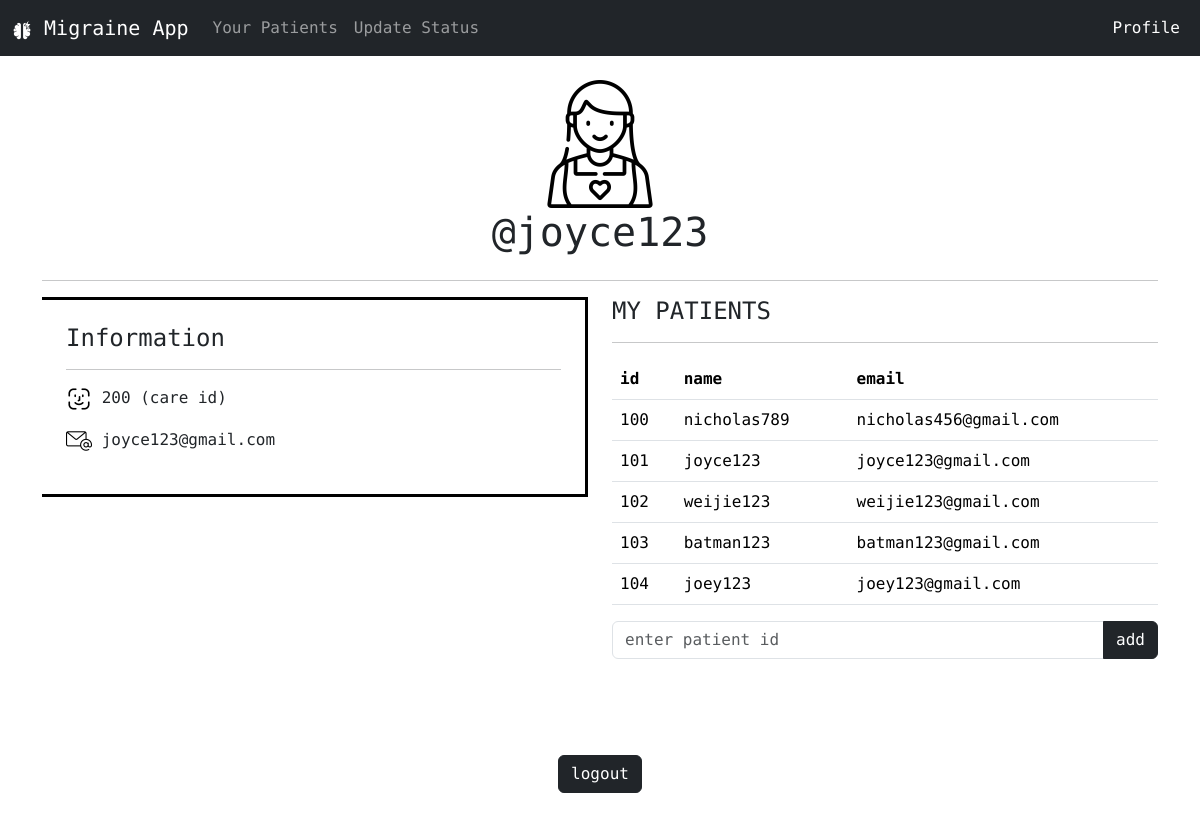
Screenshot of /care_profile (signed in) with the database file from the repository.
### website/models.py (models this page shows)
class Caretaker(db.Model, UserMixin):
    id = db.Column(db.Integer, primary_key=True, autoincrement=True)
    email = db.Column(db.String(150), unique=True)
    password = db.Column(db.String(150))
    name = db.Column(db.String(150))
    isActive = db.Column(db.Boolean, default=True)
    user = db.relationship("User", back_populates="caretaker")

class User(db.Model, UserMixin):
    id = db.Column(db.Integer, primary_key=True, autoincrement=True)
    email = db.Column(db.String(150), unique=True)
    password = db.Column(db.String(150))
    name = db.Column(db.String(150))
    isActive = db.Column(db.Boolean, default=True)
    caretaker_id = db.Column(db.Integer, db.ForeignKey("caretaker.id"))
    caretaker = db.relationship("Caretaker", back_populates="user")

### website/views.py (the view, shortened to what this page needs)
@views.route("/care_profile", methods=["GET", "POST"])
@login_required
def care_profile():
    data = request.form
    print(data)
    information = Caretaker.query.filter_by(id=current_user.id).all()
    print(int(current_user.id))
    care_id = current_user.id
    patient_info = (
        db.session.query(
            User.id,
            User.name,
            User.email
        ).filter(
            User.caretaker_id == care_id
        ).all()
    )
    return render_template("care_profile.html", user=current_user, patient_info=patient_info, information=information)

### website/__init__.py (called while the page is built)
def create_app():
    app = Flask(__name__)
    app.config["SECRET_KEY"] = "heisenberg"
    app.config["SQLALCHEMY_DATABASE_URI"] = f"sqlite:///{DB_NAME}"
    db.init_app(app)
    from .views import views
    from .auth import auth
    app.register_blueprint(views, url_prefix="/")
    app.register_blueprint(auth, url_prefix="/")
    from .models import User, Caretaker, Admin
    create_database(app)
    login_manager = LoginManager()
    login_manager.login_view = "auth.login"
    login_manager.login_message = "User needs to be logged in to view this page"
    login_manager.login_message_category = "error"
    login_manager.init_app(app)
    @login_manager.user_loader
    def load_user(email):
        u = User.query.get(email)
        c = Caretaker.query.get(email)
        a = Admin.query.get(email)
        return u or c or a
    return app

### website/templates/care_profile.html (shortened to what this page needs)
{% extends 'care_base.html' %}
{% block profileActive %}
    nav-link active
{% endblock %}
{% block body %}
    <div class="row">
        <div class="col">
            <div class="text-center m-4">
                <img src="../static/img/careProfile25%.png" alt="migraine logo">
                {% for i in information %}
                    <h1>@{{ i.name }}</h1>
                {% endfor %}
            </div>
            <hr>
        </div>
    </div>
    <div class="row">
        <div class="col">
            <div class="p-4 border border-start-0 border-black border-3">
                <h4>Information</h4>
                <hr>
                {% for i in information %}
                    <p><img src="../static/img/id.png" alt="migraine logo"> {{ i.id }} (care id)</p>
                    <p><img src="../static/img/email5%.png" alt="migraine logo"> {{ i.email }}</p>
                {% endfor %}
            </div>
        </div>
        <div class="col">
            <form action="" method="POST">
                <h4>MY PATIENTS</h4>
                <hr>
                <table class="table">
                    <thead class="thead-dark">
                        <tr>
                            <th scope="col">id</th>
                            <th scope="col">name</th>
                            <th scope="col">email</th>
                        </tr>
                    </thead>
                    <tbody>
                        {% for i in patient_info %}
                            <tr>
                                <td>{{ i[0] }}</td>
                                <td>{{ i[1] }}</td>
                                <td>{{ i[2] }}</td>
                            </tr>
                        {% endfor %}
                    </tbody>
                </table>
                <div class="form-group">
                    <div class="input-group">
                        <input type="text" class="form-control" placeholder="enter patient id" aria-label="user id" aria-describedby="button-addon2" name="user_id">
                        <button class="btn btn-dark" type="submit" id="button-addon2">add</button>
                    </div>
                </div>
            </form>
        </div>
    </div>
    <div class="text-center p-5 m-5">
        <a class="btn btn-dark" href="/logout" role="button">logout</a>
    </div>
{% endblock %}

### rows the page displays
Caretaker: name "joyce123", id "200", email "joyce123@gmail.com"
User: id "100", name "nicholas789", email "nicholas456@gmail.com"
User: id "101", name "joyce123", email "joyce123@gmail.com"
User: id "102", name "weijie123", email "weijie123@gmail.com"
User: id "103", name "batman123", email "batman123@gmail.com"
User: id "104", name "joey123", email "joey123@gmail.com"
